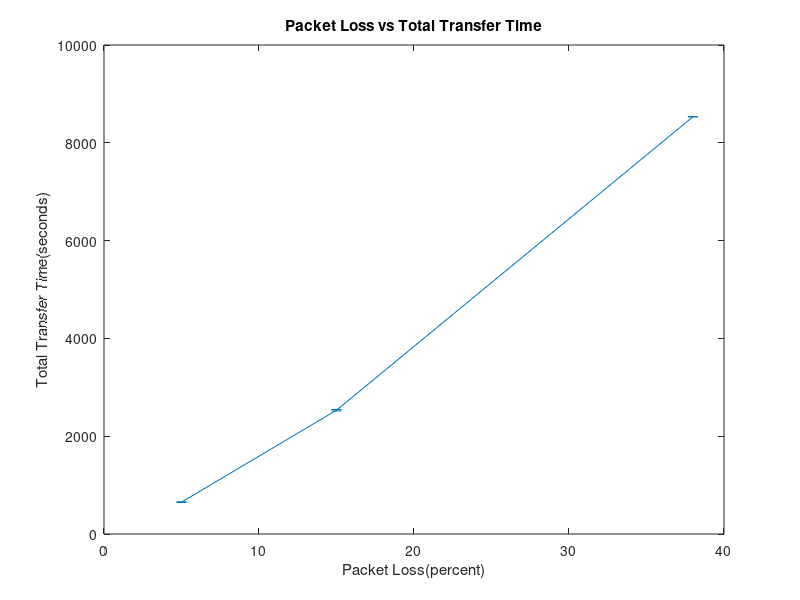
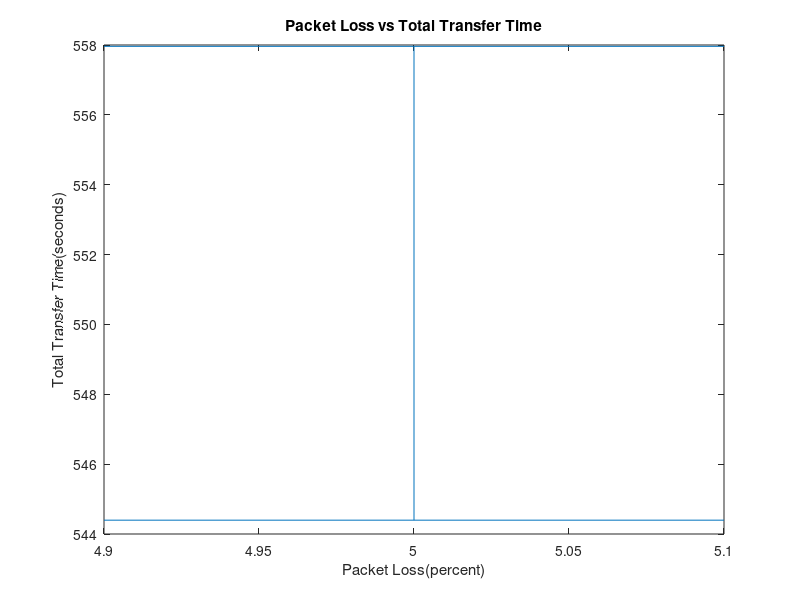

Reproduce these figures in MATLAB, in order.
x=[5,15,38];
y=[651.345, 2531.647, 8532.620];
e=[7.754, 14.798, 0];

errorbar(x,y,e);
xlabel('Packet Loss(percent)');
ylabel('Total Transfer Time(seconds)');
title('Packet Loss vs Total Transfer Time');
print('experiment1Graph.png')
pause;



x=[5];
y=[551.179];
e=[6.783];

errorbar(x,y,e);
xlabel('Packet Loss(percent)');
ylabel('Total Transfer Time(seconds)');
title('Packet Loss vs Total Transfer Time');
print('experiment2Graph.png')
pause;